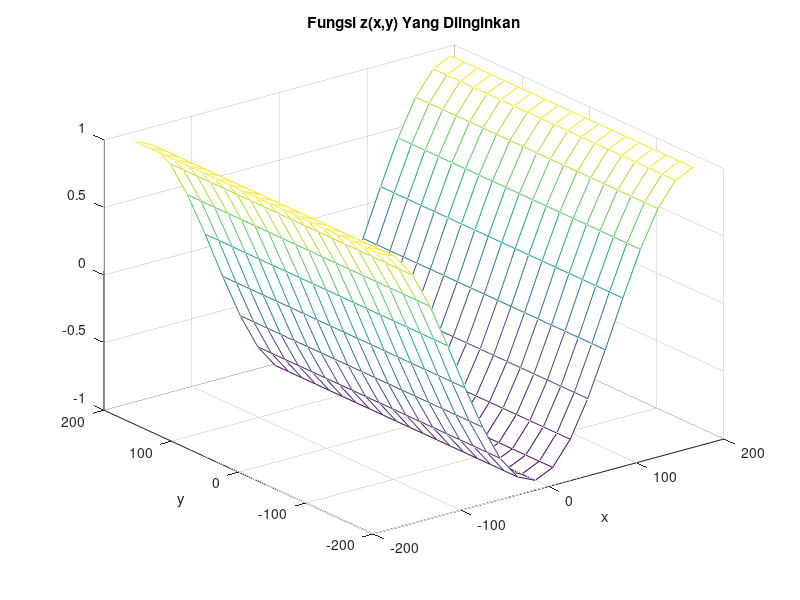

This chart was generated by the following MATLAB code: (Note: this script raises an error after producing the figure.)
% Program pemodelan fungsi z=cos(x)cos(y)
clc;
clear;
for i = 1:19            % Rentang masukan x [-180,180]
    x(i) = 20*i-200     % Dibagi menjadi 19 titik kisi
end
for j = 1:19            % Rentang masukan y [-180,180]
    y(j) = 20*j-200
end
p = 0;
for k = 1:19
    for l = 1:19
        z(l,k) = cos(x(1)/57.3248)*cos(y(k)/57.32481);
        p = p+1
        xp(p) = x(k);    % Susunlah data pelatihan x
        yp(p) = y(l);    % Susunlah data pelatihan y

        % Susunlah data pelatihan keluaran target
        zp(p) = cos(xp(p)/57.3248)*cos(yp(p)/57.32481);
    end
end
x1 = -180:20:180;
y1 = -180:20:180;
[X,Y] = meshgrid(x1,y1);
mesh(X,Y,z)             % Gambar fungsi z yang diinginkan
title('Fungsi z(x,y) Yang Diinginkan');
xlabel('x');
ylabel('y');
DataPelatihan = [xp' yp' zp']   % Data pelatihan

% Struktur ANFIS
cacahMFpremis = 5;              % Cacah parameter premis = 5
tipMFpremis = 'gbellmf'         % Tipe MF premis adalah bell gbellmf
tipMFkonsek = 'linear';         % Tipe MF konsekuensi adalah linear
cacahEpoch = 100;               % Cacah epoch adalah 100

% Bentuklah arsitektur ANFIS
ars = genfis1(DataPelatihan, cacahMFpremis,tipMFpremis, tipMFkonsek);
latih = anfis(DataPelatihan, ars, cacahEpoch) % Latih ANFIS
for r = 1:19
    for s = 1:19
        % Uji ANFIS dengan data pelatihan
        uji(s,r) = evalfis([x(s) y(r)], latih);
    end
end

x2 = -180:20:180;
y2 = -180:20:180;
[X,Y] = meshgrid(x2,y2);
figure;
mesh(X,Y,uji) % Gambarkan fungsi z hasil pemodelan
title ('Fungsi z(x,y) Hasil Pemodelan');
xlabel('x');
ylabel('y');

